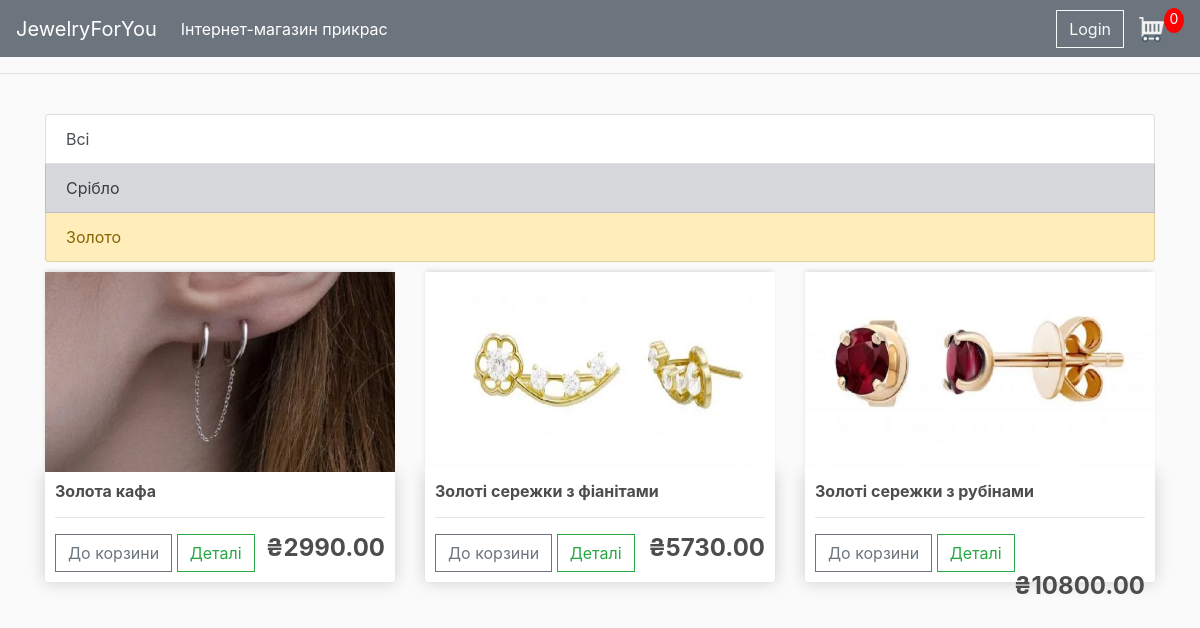
/gold/, run on the app's committed database.
### store/models.py (models this page shows, shortened)
class Product(models.Model):
    name = models.CharField(max_length=200)
    price = models.FloatField()
    description = models.CharField(max_length = 2000)
    category = models.CharField(max_length=200)
    image = models.ImageField(null=True, blank=True)
    @property
    def imageURL(self):
        try:
            url = self.image.url
        except:
            url = ''
        return url

### store/views.py (the view)
# urls.py: path('gold/', views.catalog_gold, name="catalog_gold"),
def catalog_gold(request):
    products = Product.objects.filter(category = "Золото")
    context = {'products': products}
    return render(request, 'store/catalog_gold.html', context)

### store/templates/store/catalog_gold.html
{% extends 'store/catalog_type.html' %}
{% load static %}
{% block products %}
	<div class="row">
		{% for product in products %}
		<div class="col-lg-4">
			<img class="thumbnail" src="{{product.imageURL }}">
			<div class="box-element product">
				<h6><strong>{{product.name}}</strong></h6>
				<hr>
				<button  class="btn btn-outline-secondary add-btn">До корзини</button>
				<a class="btn btn-outline-success" href="#">Деталі</a>
				<h4 style="display: inline-block; float: right"><strong>₴{{product.price|floatformat:2}}</strong></h4>
			</div>
		</div>
		{% endfor %}
	</div>
{% endblock products %}

### static/css/main.css (style rules this page uses)
body { background-color: hsl(0, 0%, 98%); }
h1,h2,h3,h4,h5,h6 { color:hsl(0, 0%, 30%); }
.box-element { box-shadow:hsl(0, 0%, 80%) 0 0 16px; background-color: #fff; border-radius: 4px; padding: 10px; }
.thumbnail { width: 100%; height: 200px; -webkit-box-shadow: -1px -3px 5px -2px rgba(214,214,214,1); -moz-box-shadow: -1px -3px 5px -2px rgba(214,214,214,1); box-shadow: -1px -3px 5px -2px rgba(214,214,214,1); }
.product { border-radius: 0 0 4px 4px; }
.col-lg-4, .col-lg-6, .col-lg-8, .col-lg-12 { margin-top: 10px; }
.btn { border-radius: 0; }

### data on the page
Product: imageURL (picture), name "Золота кафа", price "2990.00"
Product: imageURL (picture), name "Золоті сережки з фіанітами", price "5730.00"
Product: imageURL (picture), name "Золоті сережки з рубінами", price "10800.00"
